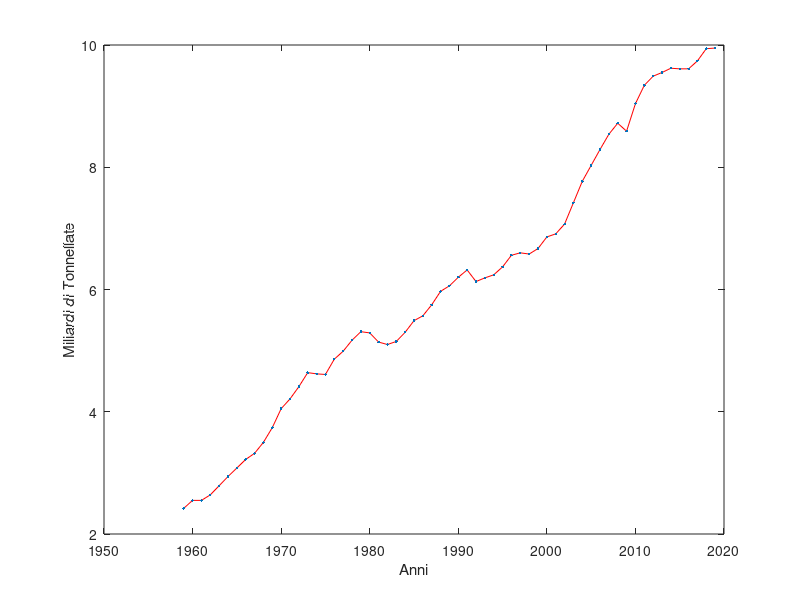

The MATLAB script that drew this image:
x = [1959 1960 1961 1962 1963 1964 1965 1966 1967 1968 1969 1970 1971 1972 1973 1974 1975 1976 1977 1978 1979 1980 1981 1982 1983 1984 1985 1986 1987 1988 1989 1990 1991 1992 1993 1994 1995 1996 1997 1998 1999 2000 2001 2002 2003 2004 2005 2006 2007 2008 2009 2010 2011 2012 2013 2014 2015 2016 2017 2018 2019]
y = [2.42 2.55 2.55 2.64 2.79 2.94 3.08 3.22 3.32 3.50 3.74 4.05 4.21 4.41 4.64 4.62 4.61 4.86 4.99 5.17 5.31 5.29 5.14 5.10 5.15 5.30 5.49 5.57 5.75 5.97 6.06 6.20 6.32 6.13 6.19 6.24 6.37 6.56 6.60 6.58 6.67 6.86 6.91 7.07 7.42 7.77 8.03 8.29 8.54 8.72 8.59 9.04 9.34 9.49 9.55 9.62 9.61 9.61 9.74 9.94 9.95]


plot(x,y,'r')
ylabel('Miliardi di Tonnellate')
xlabel('Anni')
hold on
plot(x,y,'.')
